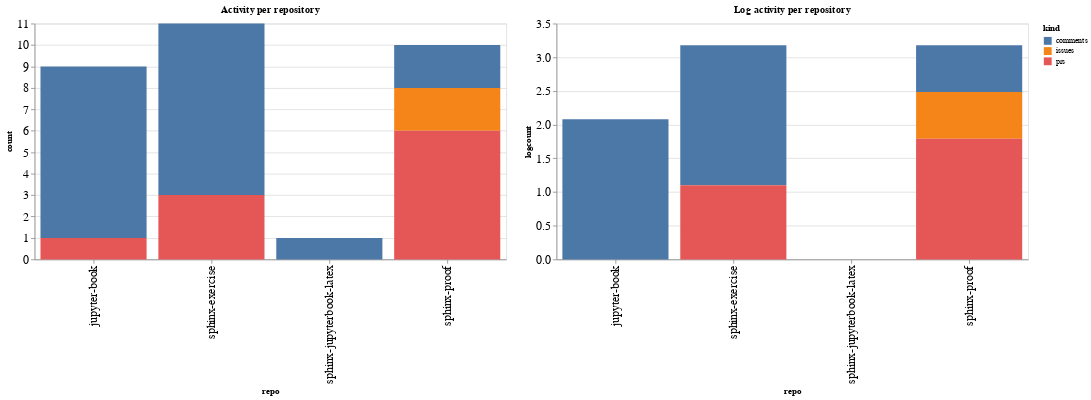

This figure's notebook cell:
### Code cell
ch1 = alt.Chart(repo_summaries, width=600, title="Activity per repository").mark_bar().encode(
    x='repo',
    y='count',
    color='kind',
    tooltip="kind"
)

ch2 = alt.Chart(repo_summaries, width=600, title="Log activity per repository").mark_bar().encode(
    x='repo',
    y='logcount',
    color='kind',
    tooltip="kind"
)

ch1 | ch2

### Figure 1 — Vega-Lite specification as saved in the notebook (floating-point values rounded to 4 significant figures)
{"config": {"axisLeft": {"labelFontSize": 15}, "axisBottom": {"labelFontSize": 15}}, "hconcat": [{"mark": "bar", "encoding": {"color": {"type": "nominal", "field": "kind"}, "tooltip": {"type": "nominal", "field": "kind"}, "x": {"type": "nominal", "field": "repo"}, "y": {"type": "quantitative", "field": "count"}}, "title": "Activity per repository", "width": 600}, {"mark": "bar", "encoding": {"color": {"type": "nominal", "field": "kind"}, "tooltip": {"type": "nominal", "field": "kind"}, "x": {"type": "nominal", "field": "repo"}, "y": {"type": "quantitative", "field": "logcount"}}, "title": "Log activity per repository", "width": 600}], "data": {"name": "data-9ce4236247a8684de63e063c6ff5ee1f"}, "$schema": "https://vega.github.io/schema/vega-lite/v4.8.1.json", "datasets": {"data-9ce4236247a8684de63e063c6ff5ee1f": [{"repo": "jupyter-book", "kind": "comments", "count": 8, "logcount": 2.079}, {"repo": "jupyter-book", "kind": "prs", "count": 1, "logcount": 0.0}, {"repo": "sphinx-exercise", "kind": "comments", "count": 8, "logcount": 2.079}, {"repo": "sphinx-exercise", "kind": "prs", "count": 3, "logcount": 1.099}, {"repo": "sphinx-jupyterbook-latex", "kind": "comments", "count": 1, "logcount": 0.0}, {"repo": "sphinx-proof", "kind": "comments", "count": 2, "logcount": 0.6931}, {"repo": "sphinx-proof", "kind": "issues", "count": 2, "logcount": 0.6931}, {"repo": "sphinx-proof", "kind": "prs", "count": 6, "logcount": 1.792}]}}
